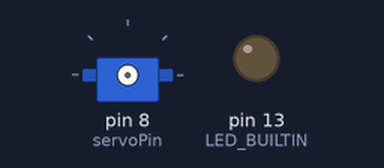
Simulated run of this sketch. Board: Arduino Uno, built with avr-gcc and run on an emulated ATmega328P. On the bench: servo, output pins drawn as LEDs (lit = HIGH). What the sketch prints to the serial monitor is not drawn.

Above: at 0.5 s.
At 12.8 s:
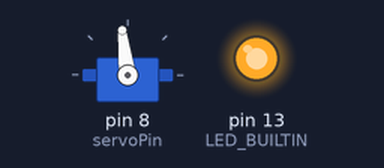
Timing chart, 0 to 15.6 s (numbered marks = the images above):
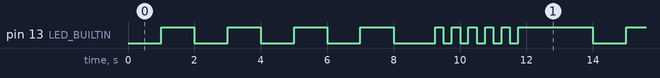

The sketch:

main.ino
```cpp
#include <Servo.h>

Servo continuousServo;

// Determine general properties
const int servoPin = 8;
const int servoSpeed = 4;

// Map the servo speed value to a .writeMicroseconds() unit
const int mappedServoSpeed = map(servoSpeed, -50, 50, 1000, 2000);

// Determine the LED behavior properties
unsigned long previousTimeLedBlinked = 0;
const unsigned long ledBlinkDelay = 1000;
byte ledState = LOW;

// Determine the release properties
unsigned long previousTimeRelease = 0;
const unsigned long releaseDelay = 12000;
const int releaseDuration = 1000;

unsigned long timeNow = 0;

void setup() {
  Serial.begin(9600);
  Serial.println("The thing's working!");
  pinMode(LED_BUILTIN, OUTPUT);
}

void loop() {

  // Start a "stopwatch"
  timeNow = millis();

  if (releaseDelay - (timeNow - previousTimeRelease) <= 3000) {
    blink(ledBlinkDelay/4);
  }
  else {
    blink(ledBlinkDelay);
  }

  // Call the release() function everytime the release delay passes
  if (timeNow - previousTimeRelease >= releaseDelay) {
    previousTimeRelease += releaseDelay;
    release();
    // Reset the stopwatch to keep synchronized
    timeNow = 0;
  }
}

void release() {
  digitalWrite(LED_BUILTIN, HIGH);
  continuousServo.attach(servoPin);
  continuousServo.writeMicroseconds(mappedServoSpeed);
  delay(releaseDuration);
  continuousServo.detach();
}

void blink(unsigned long blinkDelay) {
  // Make the LED blink
  if (timeNow - previousTimeLedBlinked >= blinkDelay) {
    previousTimeLedBlinked += blinkDelay;
    if (ledState == HIGH) {
      ledState = LOW;
    }
    else {
      ledState = HIGH;
    }
    digitalWrite(LED_BUILTIN, ledState);
  }
}
```

Measured:
- by itself, pin 13 (LED_BUILTIN): repeats every 12.0 s: 3 × (LOW 1.0 s, HIGH 1.0 s), LOW 1.3 s, 5 × (HIGH 0.25 s, LOW 0.25 s), HIGH 2.2 s
